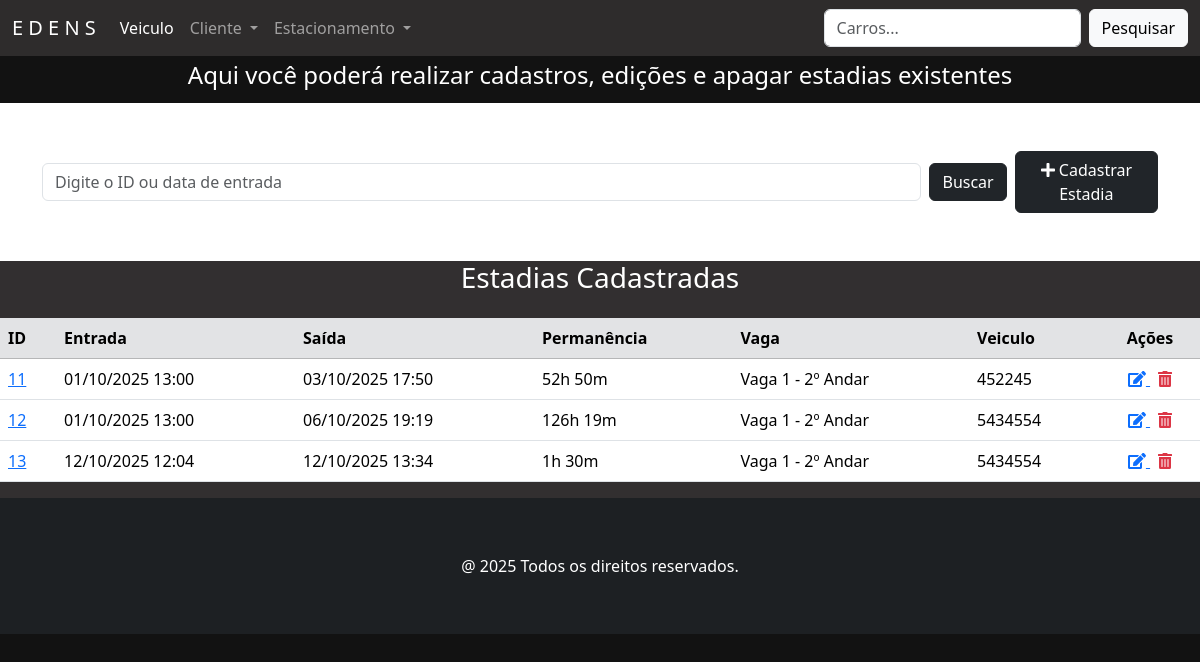
Page /estadias/ on the committed database.
### estadia/models.py (models this page shows, shortened)
class Estadia(models.Model):
    idEstadia = models.AutoField(primary_key=True, verbose_name='ID Estadia')
    entrada = models.DateTimeField('Entrada', help_text='Data e hora de entrada')
    saida = models.DateTimeField('Saída',  blank= True, null= True, help_text='Data e hora de saída')
    vaga = models.ForeignKey(
        'vaga.Vaga',
        on_delete=models.CASCADE,
        related_name='estadias',
        verbose_name='Vaga',
        help_text='Vaga que será ocupada',
        blank=True,
        null=True,
    )
    veiculo = models.ForeignKey(
        'veiculo.Veiculo',
        on_delete=models.CASCADE,
        related_name='estadias',
        verbose_name='Veículo',
        help_text='Veiculo para ser estacionado',
        blank=True,
        null=True,
    )
    class Meta:
        verbose_name = 'Estadia'
        verbose_name_plural = 'Estadias'
        constraints = [
            models.UniqueConstraint(
                fields=['vaga'],
                condition=models.Q(saida__isnull=True),
                name='unique_vaga_ativa'
            ),
            models.UniqueConstraint(
                fields=['veiculo'],
                condition=models.Q(saida__isnull=True),
                name='unique_veiculo_ativo'
            ),
        ]
    @property
    def permanencia(self):
        if self.entrada and self.saida:
            delta = self.saida - self.entrada
            horas, resto = divmod(delta.total_seconds(), 3600)
            minutos, segundos = divmod(resto, 60)
            return f"{int(horas)}h {int(minutos)}m"
        return "Em andamento"

### vaga/models.py (models this page shows)
class Vaga(models.Model):
    ANDAR_CHOICES = [
        ('A', '1º Andar'),
        ('B', '2º Andar'),
        ('C', '3º Andar'),
    ]
    TAMANHO_CHOICES = [
        ('Pequeno', 'Pequeno'),
        ('Médio', 'Medio'),
        ('Grande', 'Grande'),
    ]
    numero = models.CharField('Número', max_length=10, help_text='Número da vaga')
    tamanho = models.CharField('Tamanho', max_length=20, choices=TAMANHO_CHOICES, help_text='Tamanho da vaga (ex: Pequena, Média, Grande)')
    andar = models.CharField('Andar', max_length=1, choices=ANDAR_CHOICES, help_text='Andar da vaga')
    class Meta:
        verbose_name = 'Vaga'
        verbose_name_plural = 'Vagas'
        constraints = [
            models.UniqueConstraint(fields=['numero', 'andar'], name='unique_numero_andar')
        ]
    def __str__(self):
        return f'Vaga {self.numero} - {self.get_andar_display()}'

### veiculo/models.py (models this page shows)
class Veiculo(models.Model):
    placa = models.CharField('Placa', max_length=10, unique=True, help_text='Placa do veículo')
    tipo = models.CharField('Tipo de Veículo', max_length=20, choices=TIPO_VEICULO)
    dono = models.ForeignKey(Cliente, on_delete=models.CASCADE, related_name='veiculos', default=1)
    class Meta:
        verbose_name = 'Veículo'
        verbose_name_plural = 'Veículos'
    def __str__(self):
        return f"{self.placa}"

### estadia/views.py (the view)
# urls.py: path('estadias/', EstadiaView.as_view(), name='estadias'),
class EstadiaView(ListView):
    model = Estadia
    template_name = 'estadia.html'
    def get_queryset(self):
        buscar = self.request.GET.get('buscar')
        qs = super().get_queryset()
        if buscar:
            qs = qs.filter(idEstadia__icontains=buscar) | qs.filter(entrada__icontains=buscar)
        if qs.exists():
            paginator = Paginator(qs, 10)
            listagem = paginator.get_page(self.request.GET.get('page'))
            return listagem
        else:
            messages.info(self.request, 'Não existem estadias cadastradas.')
            return Estadia.objects.none()

### estadia/templates/estadia.html (shortened to what this page needs)
{% extends 'principal.html' %}
{% load django_bootstrap5 %}
{% load static %}
{% block content %}
    <div class="contaier-flex text-center text-white" style="background-color: #121212; padding: 5px">
        <h4>Aqui você poderá realizar cadastros, edições e apagar estadias existentes</h4>
    </div>
    <section class="section">
        <div class="container mb-5 mt-5">
            <form action="" method="GET" class="d-flex justify-content-start align-items-center gap-2">
                <input class="form-control" type="text" name="buscar" value="{{ request.GET.buscar }}"
                       placeholder="Digite o ID ou data de entrada" style="max-width: 900px;">
                <button type="submit" class="btn btn-dark">Buscar</button>
                <a href="{% url 'estadia_adicionar' %}" class="btn btn-dark">
                    <i class="fas fa-plus"></i> Cadastrar Estadia
                </a>
            </form>
        </div>
    </section>
    {% if object_list %}
        <div class="card-body" style="background-color: #322f30">
            <h3 class="text-center text-white mb-4">Estadias Cadastradas</h3>
            <div class="table-responsive">
                <table class="table table-hover">
                    <thead class="table-secondary">
                    <tr>
                        <th>ID</th>
                        <th>Entrada</th>
                        <th>Saída</th>
                        <th>Permanência</th>
                        <th>Vaga</th>
                        <th>Veiculo</th>
                        <th style="width: 100px; text-align: center">Ações</th>
                    </tr>
                    </thead>
                    <tbody>
                    {% for estadia in object_list %}
                        <tr>
                            <td>
                                <a href="#" data-bs-toggle="modal" data-bs-target="#modal{{ estadia.idEstadia }}">
                                    {{ estadia.idEstadia }}
                                </a>
                            </td>
                            <td>{{ estadia.entrada|date:"d/m/Y H:i" }}</td>
                            <td>{{ estadia.saida|date:"d/m/Y H:i" }}</td>
                            <td>{{ estadia.permanencia }}</td>
                            <td>{{ estadia.vaga }}</td>
                            <td>{{ estadia.veiculo }}</td>
                            <td class="text-center">
                                <a href="{% url 'estadia_editar' estadia.pk %}" class="me-2" title="Editar">
                                    <i class="fas fa-edit"></i>
                                </a>
                                <a href="{% url 'estadia_apagar' estadia.pk %}" title="Apagar" class="text-danger">
                                    <i class="fas fa-trash-alt"></i>
                                </a>
                            </td>
                        </tr>
                    {% endfor %}
                    </tbody>
                </table>
            </div>
        </div>
    {% else %}
        <p class="text-center mt-4">Nenhuma estadia encontrada.</p>
    {% endif %}
{% endblock %}

### static/css/estilos.css (style rules this page uses)
body:not(.navbar-custom) { background-color: #121212; }

### rows in the picture
Estadia: idEstadia "11", entrada "01/10/2025 13:00", saida "03/10/2025 17:50", permanencia "52h 50m", vaga "Vaga 1 - 2º Andar", veiculo "452245"
Estadia: idEstadia "12", entrada "01/10/2025 13:00", saida "06/10/2025 19:19", permanencia "126h 19m", vaga "Vaga 1 - 2º Andar", veiculo "5434554"
Estadia: idEstadia "13", entrada "12/10/2025 12:04", saida "12/10/2025 13:34", permanencia "1h 30m", vaga "Vaga 1 - 2º Andar", veiculo "5434554"
